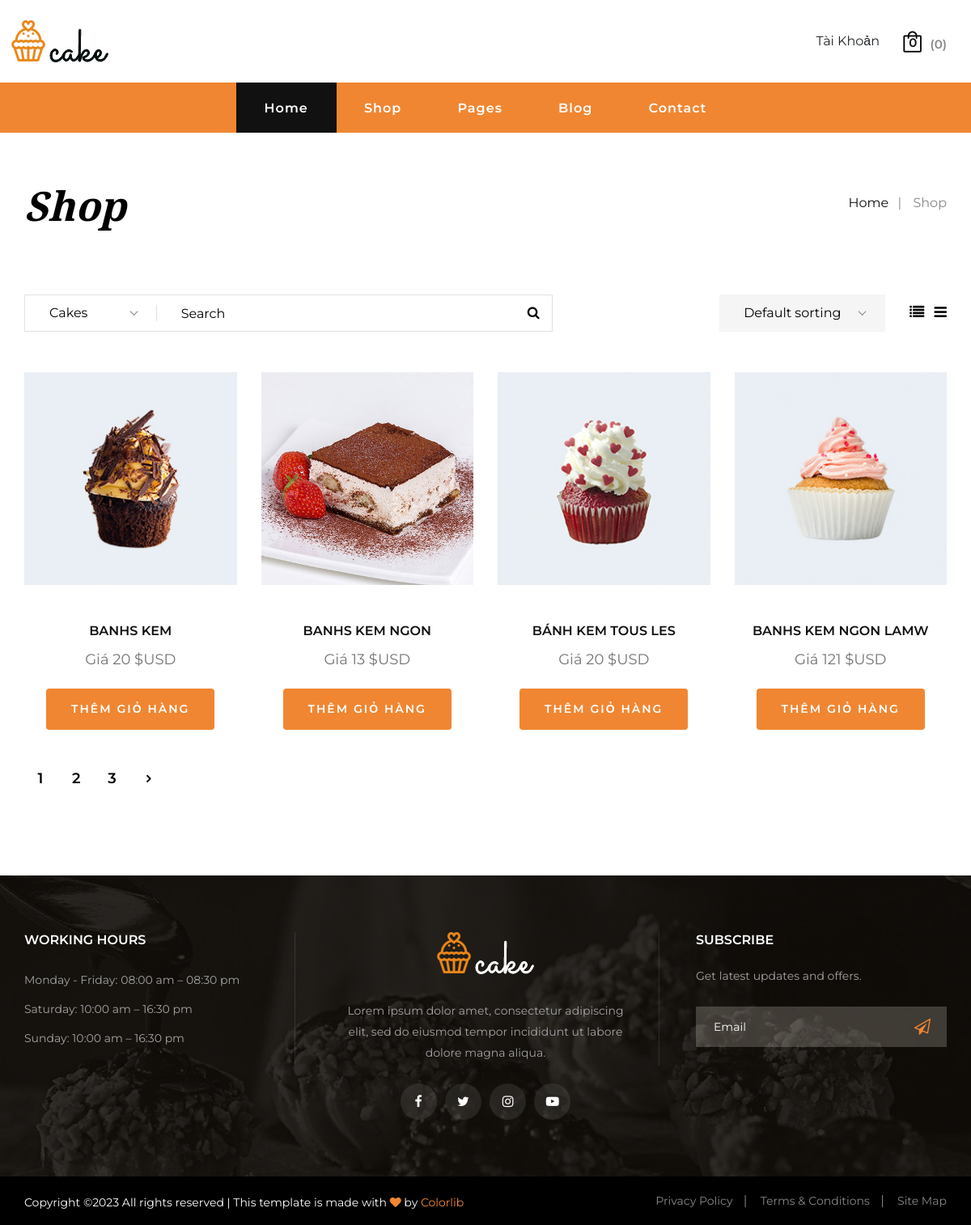
The page /cake-main/list_product_by_category.php?id=2 on the database its author committed.
### tables this page shows
CREATE TABLE `products` (
  `ProductId` int(11) NOT NULL,
  `Name` varchar(255) NOT NULL,
  `Image` varchar(255) NOT NULL,
  `Quantity` int(11) NOT NULL,
  `Description` text NOT NULL,
  `BuyPrice` float NOT NULL,
  `SellPrice` float NOT NULL,
  `Status` tinyint(1) NOT NULL DEFAULT 1,
  `CountView` int(11) NOT NULL DEFAULT 0,
  `CategoriId` int(11) NOT NULL,
  `BrandId` int(11) NOT NULL
);

### cake-main/list_product_by_category.php (the view, shortened to what this page needs)
<?php
include($_SERVER['DOCUMENT_ROOT'] . "/cake-main/inc/header.php");
include($_SERVER['DOCUMENT_ROOT'] . "/database/connect.php");
if (isset($_GET['id'])) {
    $id = $_GET['id'];
    $query = "SELECT *FROM Products p, Category c where p.status = 1 and c.status = 1
     and c.CategoryId = p.CategoriId and CategoryId = '$id'";
    $Products = mysqli_query($conn, $query);
}
?>
<div class="breadcrumb-option">
    <div class="container">
        <div class="row">
            <div class="col-lg-6 col-md-6 col-sm-6">
                <div class="breadcrumb__text">
                    <h2>Shop</h2>
                </div>
            </div>
            <div class="col-lg-6 col-md-6 col-sm-6">
                <div class="breadcrumb__links">
                    <a href="./index.html">Home</a>
                    <span>Shop</span>
                </div>
            </div>
        </div>
    </div>
</div>
<section class="shop spad">
    <div class="container">
        <div class="shop__option">
            <div class="row">
                <div class="col-lg-7 col-md-7">
                    <div class="shop__option__search">
                        <form action="" method="GET">
                            <input type="text" placeholder="Search">
                            <button type="submit"><i class="fa fa-search"></i></button>
                        </form>
                    </div>
                </div>
                <div class="col-lg-5 col-md-5">
                    <div class="shop__option__right">
                        <div class="nice-select" tabindex="0"><span class="current">Default sorting</span>
                        </div>
                        <a href="#"><i class="fa fa-list"></i></a>
                        <a href="#"><i class="fa fa-reorder"></i></a>
                    </div>
                </div>
            </div>
        </div>
        <div class="row">
            <?php foreach ($Products as $key => $value) : ?>
                <div class="col-lg-3 col-md-6 col-sm-6">
                    <div class="product__item">
                        <div class="product__item__pic set-bg">
                            <a href="product_detail.php?id=<?php echo $value['ProductId'] ?> ">
                                <img src="..//admin//uploads//<?php echo $value['Image'] ?>" alt="Chi tiết sản phẩm">
                            </a>
                        </div>
                        <div class="product__item__text">
                            <h6> <a href="product_detail.php?id=<?php echo $value['ProductId'] ?>"><?php echo $value['Name'] ?></a></h6>
                            <h5>Giá <?php echo $value['SellPrice'] . ' $USD' ?></h5>
                            <div>
                                <button class="btn primary-btn mt-4">
                                    <a style="color: white" href="cart_add.php">Thêm giỏ hàng</a>
                                </button>
                            </div>
                        </div>
                    </div>
                </div>
            <?php endforeach; ?>
        </div>
        <div class="shop__last__option">
            <div class="row">
                <div class="col-lg-6 col-md-6 col-sm-6">
                    <div class="shop__pagination">
                        <a href="#">1</a>
                        <a href="#">2</a>
                        <a href="#">3</a>
                        <a href="#"><span class="arrow_carrot-right"></span></a>
                    </div>
                </div>
                <div class="col-lg-6 col-md-6 col-sm-6">
                </div>
            </div>
        </div>
    </div>
</section>
<?php
include($_SERVER["DOCUMENT_ROOT"] . '/cake-main/inc/footer.php');
?>

### cake-main/css/style.css (style rules this page uses)
html, body { height: 100%; font-family: "Montserrat", sans-serif; -webkit-font-smoothing: antialiased; }
h1, h2, h3, h4, h5, h6 { margin: 0; color: #11111194; font-weight: 400; font-family: "Montserrat", sans-serif; }
h2 { font-size: 36px; }
h5 { font-size: 18px; }
h6 { font-size: 16px; }
img { max-width: 100%; }
.set-bg { background-repeat: no-repeat; background-size: cover; background-position: top center; }
.spad { padding-top: 100px; padding-bottom: 100px; }
.primary-btn { display: inline-block; font-size: 14px; font-weight: 600; text-transform: uppercase; padding: 14px 30px; color: #ffffff; background: #f08632; letter-spacing: 2px; }
.product__item { margin-bottom: 40px; }
.product__item__pic { height: 270px; position: relative; background-position: center; }
.product__item__text { padding-top: 40px; text-align: center; position: relative; }
.product__item__text h6 { margin-bottom: 16px; }
.product__item__text h6 a { color: #111111; font-weight: 600; text-transform: uppercase; }
.breadcrumb-option { padding-top: 60px; }
.breadcrumb__text h2 { font-size: 50px; color: #000000; font-weight: 700; font-style: italic; font-family: "Playfair Display", serif; }
.breadcrumb__links { text-align: right; padding-top: 15px; }
.breadcrumb__links a { font-size: 16px; color: #111111; margin-right: 26px; display: inline-block; position: relative; }
.breadcrumb__links a:after { position: absolute; right: -16px; top: 0; content: "|"; color: #888888; }
.breadcrumb__links span { font-size: 16px; color: #888888; display: inline-block; }
.shop { padding-top: 80px; }
.shop__option { margin-bottom: 50px; }
.shop__option__search form { border: 1px solid #e1e1e1; height: 46px; position: relative; }
.shop__option__search form input { width: 75%; height: 100%; border: none; font-size: 16px; color: #000000; padding-left: 30px; }
.shop__option__search form input::placeholder { color: #000000; }
.shop__option__search form button { color: #000000; font-size: 16px; font-weight: 700; position: absolute; right: 0; top: 0; border: none; background: transparent; height: 100%; padding: 0 15px; }
.shop__option__right { text-align: right; }
.shop__option__right .nice-select { border: none; background: #f5f5f5; display: inline-block; width: 205px; height: 46px; line-height: 46px; padding-left: 30px; border-radius: 0; float: none; margin-right: 18px; }
.shop__option__right .nice-select:after { border-bottom: 1px solid #888; border-right: 1px solid #888; height: 7px; margin-top: -5px; width: 7px; right: 26px; }
.shop__option__right .nice-select span { font-size: 16px; color: #000000; }
.shop__option__right a { display: inline-block; font-size: 18px; color: #000000; margin-left: 8px; -webkit-transition: all, 0.3s; -o-transition: all, 0.3s; transition: all, 0.3s; }
.shop__pagination a { display: inline-block; color: #000000; font-size: 18px; font-weight: 600; height: 40px; width: 40px; border-radius: 50%; line-height: 40px; text-align: center; -webkit-transition: all, 0.5s; -o-transition: all, 0.5s; transition: all, 0.5s; }
.shop__pagination a span { font-size: 18px; font-weight: 600; position: relative; top: 2px; }
@media only screen and (min-width: 1200px) { .container { max-width: 1170px; } }

### rows shown on the page
products: Image (picture), Name "BANHS KEM", SellPrice "20"
products: Image (picture), Name "BANHS KEM NGON", SellPrice "13"
products: Image (picture), Name "BÁNH KEM TOUS LES", SellPrice "20"
products: Image (picture), Name "BANHS KEM NGON LAMW", SellPrice "121"

### other values the page prints
count($cart) "0"
